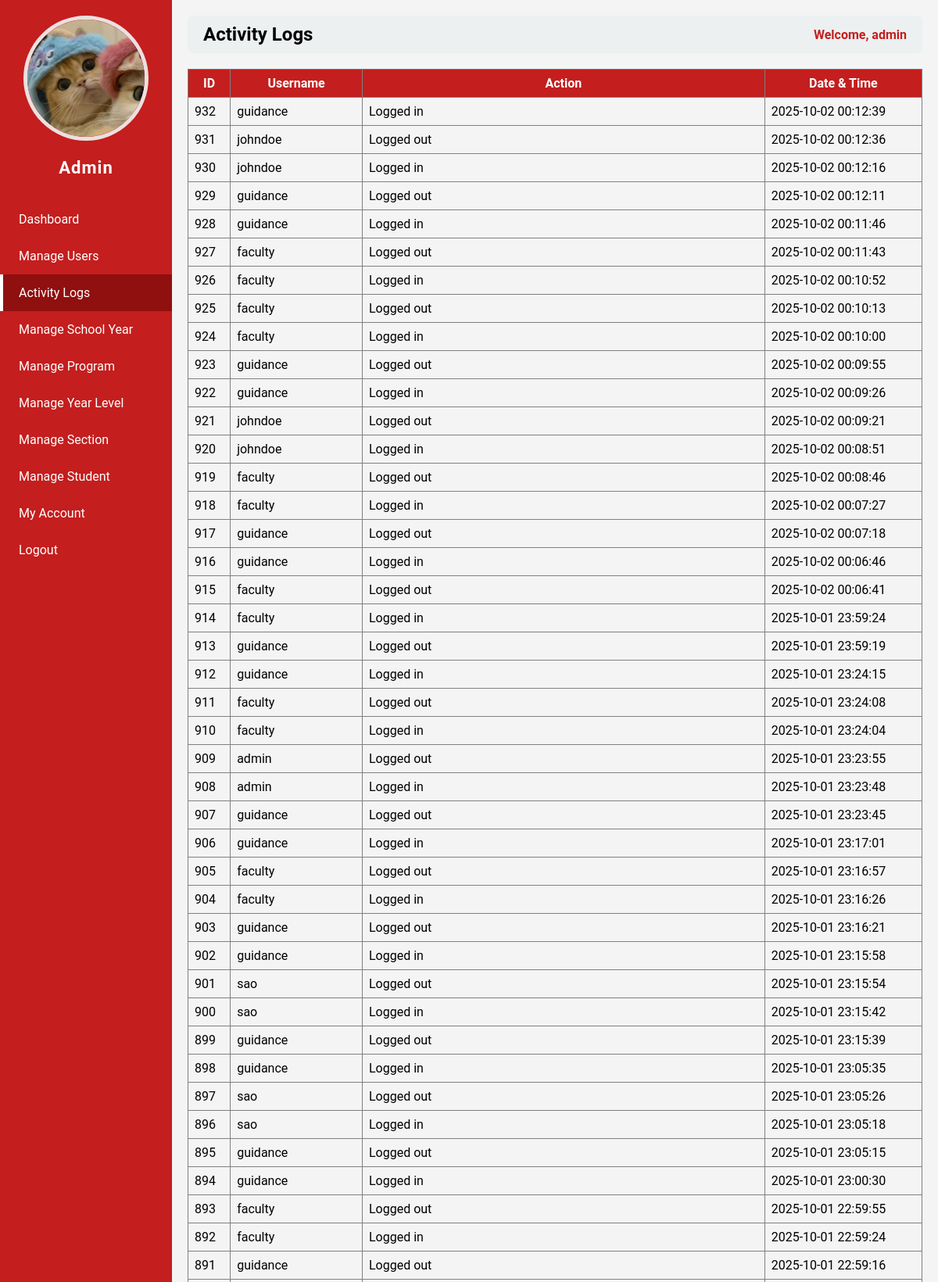
/admin.php?page=activity_logs (signed in, upper part), run on the app's committed database.
### tables this page shows
CREATE TABLE `users` (
  `id` int(11) NOT NULL,
  `username` varchar(50) NOT NULL,
  `password` varchar(255) NOT NULL,
  `role` varchar(50) NOT NULL,
  `email` varchar(255) NOT NULL,
  `contact` varchar(50) NOT NULL,
  `status` varchar(50) NOT NULL,
  `img` varchar(255) NOT NULL
);

CREATE TABLE `logs` (
  `id` int(11) NOT NULL,
  `user_id` int(11) NOT NULL,
  `action` varchar(255) NOT NULL,
  `date_time` datetime NOT NULL DEFAULT current_timestamp()
);

### admin_pages/activity_logs.php (the view)
<?php
$host = "localhost";
$dbname = "studisciplink";
$user = "root";
$pass = "";
try {
    $pdo = new PDO("mysql:host=$host;dbname=$dbname", $user, $pass);
    $pdo->setAttribute(PDO::ATTR_ERRMODE, PDO::ERRMODE_EXCEPTION);
    $stmt = $pdo->prepare("
        SELECT l.id, u.username, l.action, l.date_time
        FROM logs l
        JOIN users u ON l.user_id = u.id
        ORDER BY l.date_time DESC
    ");
    $stmt->execute();
    $logs = $stmt->fetchAll(PDO::FETCH_ASSOC);
} catch (PDOException $e) {
    die("Database error: " . $e->getMessage());
}
?>
<table border="1" cellpadding="8" cellspacing="0" style="width:100%; border-collapse:collapse;">
    <thead style="background:#c41e1e; color:white;">
        <tr>
            <th>ID</th>
            <th>Username</th>
            <th>Action</th>
            <th>Date & Time</th>
        </tr>
    </thead>
    <tbody>
        <?php if ($logs): ?>
            <?php foreach ($logs as $log): ?>
                <tr>
                    <td><?php echo htmlspecialchars($log['id']); ?></td>
                    <td><?php echo htmlspecialchars($log['username']); ?></td>
                    <td><?php echo htmlspecialchars($log['action']); ?></td>
                    <td><?php echo htmlspecialchars($log['date_time']); ?></td>
                </tr>
            <?php endforeach; ?>
        <?php else: ?>
            <tr>
                <td colspan="4" style="text-align:center;">No activity logs found.</td>
            </tr>
        <?php endif; ?>
    </tbody>
</table>

### admin.php (shortened to what this page needs)
<?php
require 'db_connect.php';
$id = $_SESSION['user_id'];
$stmt = $pdo->prepare("SELECT * FROM users WHERE id=?");
$stmt->execute([$id]);
$user = $stmt->fetch(PDO::FETCH_ASSOC);
$page = isset($_GET['page']) ? $_GET['page'] : 'dashboard';
?>
<!DOCTYPE html>
<html>
<head>
</head>
<body>
<div class="sidebar">
    <div class="column profile-photo">
        <?php if (!empty($user['img'])): ?>
            <img src="<?php echo htmlspecialchars($user['img']); ?>" alt="Profile Image">
        <?php else: ?>
            <img src="default.png" alt="Profile Image">
        <?php endif; ?>
    </div>
    <h2>Admin</h2>
    <a href="?page=dashboard" class="<?php echo $page=='dashboard' ? 'active' : ''; ?>">Dashboard</a>
    <a href="?page=manage_users" class="<?php echo $page=='manage_users' ? 'active' : ''; ?>">Manage Users</a>
    <a href="?page=activity_logs" class="<?php echo $page=='activity_logs' ? 'active' : ''; ?>">Activity Logs</a>
    <a href="?page=manage_school_year" class="<?php echo $page=='manage_school_year' ? 'active' : ''; ?>">Manage School Year</a>
    <a href="?page=manage_program" class="<?php echo $page=='manage_program' ? 'active' : ''; ?>">Manage Program</a>
    <a href="?page=manage_year_level" class="<?php echo $page=='manage_year_level' ? 'active' : ''; ?>">Manage Year Level</a>
    <a href="?page=manage_section" class="<?php echo $page=='manage_section' ? 'active' : ''; ?>">Manage Section</a>
    <a href="?page=manage_student" class="<?php echo $page=='manage_student' ? 'active' : ''; ?>">Manage Student</a>
    <a href="?page=my_account" class="<?php echo $page=='my_account' ? 'active' : ''; ?>">My Account</a>
    <a href="logout.php">Logout</a>
</div>
<div class="main-content">
    <div class="header">
        <h2><?php echo str_replace('_',' ', $page); ?></h2>
        <span>Welcome, <?php echo $_SESSION['username']; ?></span>
    </div>
    <div class="content">
        <?php
        $file = "admin_pages/{$page}.php";
        if(file_exists($file)){
            include $file;
        } else {
            echo "<p>Page not found.</p>";
        }
        ?>
    </div>
</div>
</body>
</html>

### admin.php (style rules this page uses)
body { margin: 0; font-family: 'Roboto', sans-serif; background: #f4f4f4; }
.sidebar { position: fixed; top: 0; left: 0; width: 220px; height: 100%; background-color: #c41e1e; color: white; display: flex; flex-direction: column; padding-top: 20px; }
.sidebar h2 { text-align: center; margin-bottom: 30px; font-size: 22px; letter-spacing: 1px; }
.sidebar a { padding: 14px 20px; text-decoration: none; color: white; display: block; transition: 0.3s; border-left: 4px solid transparent; }
.sidebar a.active { background-color: #900f0f; border-left: 4px solid #fff; }
.main-content { margin-left: 220px; padding: 20px; }
.header { display: flex; justify-content: space-between; align-items: center; background: #ecf0f1; padding: 10px 20px; border-radius: 8px; margin-bottom: 20px; }
.header h2 { margin: 0; text-transform: capitalize; }
.header span { font-weight: bold; color: #c41e1e; }
.profile-photo { text-align: center; }
.profile-photo img { width: 150px; height: 150px; object-fit: cover; border-radius: 50%; border: 5px solid #ebe0e0ff; }

### data on the page
users: img (picture)
logs: id "932", user.username "guidance", action "Logged in", date_time "2025-10-02 00:12:39"
logs: id "931", user.username "johndoe", action "Logged out", date_time "2025-10-02 00:12:36"
logs: id "930", user.username "johndoe", action "Logged in", date_time "2025-10-02 00:12:16"
logs: id "929", user.username "guidance", action "Logged out", date_time "2025-10-02 00:12:11"
logs: id "928", user.username "guidance", action "Logged in", date_time "2025-10-02 00:11:46"
logs: id "927", user.username "faculty", action "Logged out", date_time "2025-10-02 00:11:43"
logs: id "926", user.username "faculty", action "Logged in", date_time "2025-10-02 00:10:52"
logs: id "925", user.username "faculty", action "Logged out", date_time "2025-10-02 00:10:13"
logs: id "924", user.username "faculty", action "Logged in", date_time "2025-10-02 00:10:00"
logs: id "923", user.username "guidance", action "Logged out", date_time "2025-10-02 00:09:55"
logs: id "922", user.username "guidance", action "Logged in", date_time "2025-10-02 00:09:26"
logs: id "921", user.username "johndoe", action "Logged out", date_time "2025-10-02 00:09:21"
logs: id "920", user.username "johndoe", action "Logged in", date_time "2025-10-02 00:08:51"
logs: id "919", user.username "faculty", action "Logged out", date_time "2025-10-02 00:08:46"
logs: id "918", user.username "faculty", action "Logged in", date_time "2025-10-02 00:07:27"
logs: id "917", user.username "guidance", action "Logged out", date_time "2025-10-02 00:07:18"
logs: id "916", user.username "guidance", action "Logged in", date_time "2025-10-02 00:06:46"
logs: id "915", user.username "faculty", action "Logged out", date_time "2025-10-02 00:06:41"
logs: id "914", user.username "faculty", action "Logged in", date_time "2025-10-01 23:59:24"
logs: id "913", user.username "guidance", action "Logged out", date_time "2025-10-01 23:59:19"
logs: id "912", user.username "guidance", action "Logged in", date_time "2025-10-01 23:24:15"
logs: id "911", user.username "faculty", action "Logged out", date_time "2025-10-01 23:24:08"
logs: id "910", user.username "faculty", action "Logged in", date_time "2025-10-01 23:24:04"
logs: id "909", user.username "admin", action "Logged out", date_time "2025-10-01 23:23:55"
logs: id "908", user.username "admin", action "Logged in", date_time "2025-10-01 23:23:48"
logs: id "907", user.username "guidance", action "Logged out", date_time "2025-10-01 23:23:45"
logs: id "906", user.username "guidance", action "Logged in", date_time "2025-10-01 23:17:01"
logs: id "905", user.username "faculty", action "Logged out", date_time "2025-10-01 23:16:57"
logs: id "904", user.username "faculty", action "Logged in", date_time "2025-10-01 23:16:26"
logs: id "903", user.username "guidance", action "Logged out", date_time "2025-10-01 23:16:21"
logs: id "902", user.username "guidance", action "Logged in", date_time "2025-10-01 23:15:58"
logs: id "901", user.username "sao", action "Logged out", date_time "2025-10-01 23:15:54"
logs: id "900", user.username "sao", action "Logged in", date_time "2025-10-01 23:15:42"
logs: id "899", user.username "guidance", action "Logged out", date_time "2025-10-01 23:15:39"
logs: id "898", user.username "guidance", action "Logged in", date_time "2025-10-01 23:05:35"
logs: id "897", user.username "sao", action "Logged out", date_time "2025-10-01 23:05:26"
logs: id "896", user.username "sao", action "Logged in", date_time "2025-10-01 23:05:18"
logs: id "895", user.username "guidance", action "Logged out", date_time "2025-10-01 23:05:15"
logs: id "894", user.username "guidance", action "Logged in", date_time "2025-10-01 23:00:30"
logs: id "893", user.username "faculty", action "Logged out", date_time "2025-10-01 22:59:55"
logs: id "892", user.username "faculty", action "Logged in", date_time "2025-10-01 22:59:24"
logs: id "891", user.username "guidance", action "Logged out", date_time "2025-10-01 22:59:16"

### other printed values
str_replace('_',' ', $page) "Activity Logs"
$_SESSION['username'] "admin"
